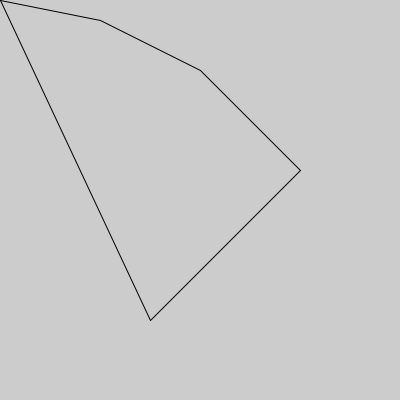
Frame 1 (no input)
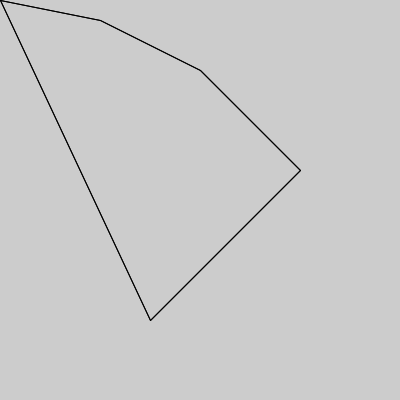
Frame 2 (the mouse pressed at the canvas centre, redrawn once)

The Processing sketch that drew these frames (run headless with seeded random() and noise(); the mouse was pressed at the canvas centre and the sketch redrawn once):

// Processing sketch: olio_5
// ── olio_5.pde
class Piste
{
  Piste (float x, float y)
  {
    this.x = x;
    this.y = y;
  }
  void piirra ()
  {
    point (x, y);
  }
  float x, y;
}
class Jana
{
  Jana (Piste pp1, Piste pp2)
  {
    this.pp1 = pp1;
    this.pp2 = pp2;
  }
  void piirra ()
  {
    line (pp1.x, pp1.y, pp2.x, pp2.y);
  }
  Piste pp1, pp2;
}
class NKulmio
{
  NKulmio (Piste[] pisteet)
  {
    this.pisteet = pisteet;
    n = pisteet.length;
  }
  void piirra ()
  {
    for (int i = 0; i < n; i++)
    {
      Piste p1 = pisteet [i];
      Piste p2;
      if (i == n - 1)
        p2 = pisteet [0];
      else
        p2 = pisteet [i + 1];
      Jana j = new Jana (p1, p2);
      j.piirra ();
    }
  }
  Piste[] pisteet;
  int n;
}
void setup ()
{
  size (400, 400);
  noLoop ();
}
void draw ()
{
  Piste[] pisteet = new Piste [5];
  pisteet [0] = new Piste (0, 0);
  pisteet [1] = new Piste (100, 20);
  pisteet [2] = new Piste (200, 70);
  pisteet [3] = new Piste (300, 170);
  pisteet [4] = new Piste (150, 320);
  NKulmio kulmio = new NKulmio (pisteet);
  kulmio.piirra ();
}
